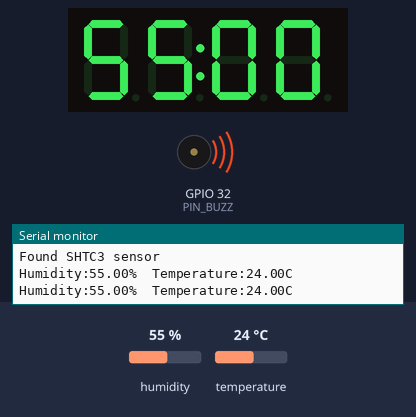
The sketch below on a simulated ESP32. On the bench: 4-digit seven-segment display, buzzer (waves = sounding, pin HIGH), the last lines printed to the serial monitor. The test bench sets the inputs (shaded band); at power-on: temperature 24 °C, humidity 55 %.

Above: at 2.9 s.
3.0 s: temperature set to 16.8 °C
At 4.2 s:
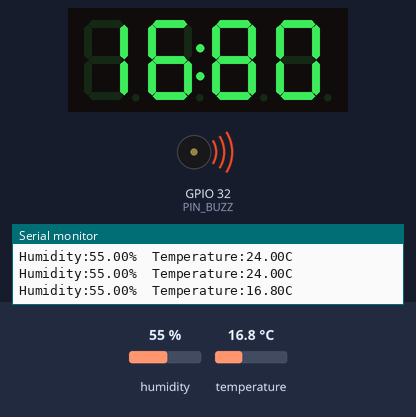
5.9 s: temperature set to 15.5 °C
At 7.6 s:
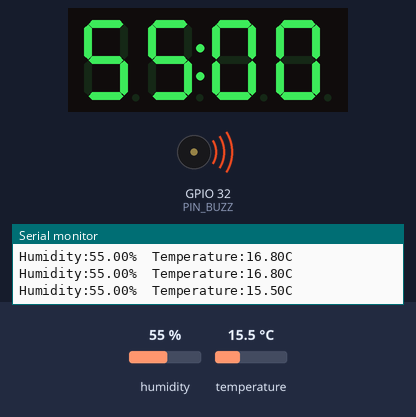
10.3 s: humidity set to 22 %
At 12.1 s:
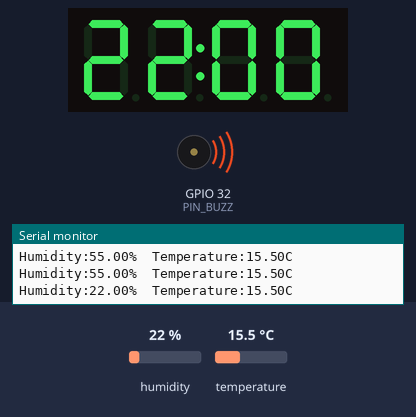
13.0 s: humidity set to 40 %
At 14.2 s:
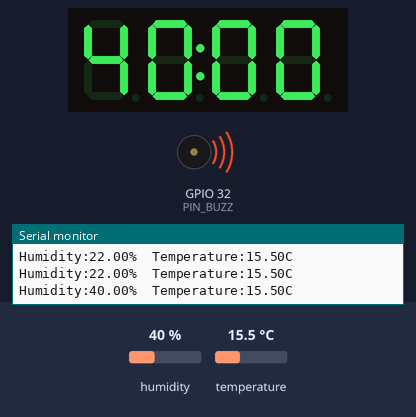
Timing chart, 0 to 16.4 s (numbered marks = the images above; inputs shaded):
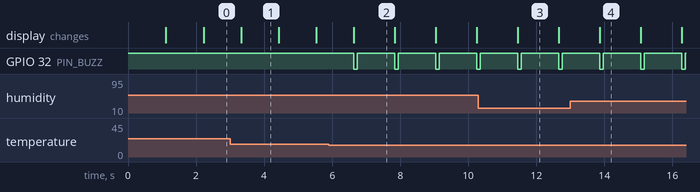

Measured:
- the behaviour switches between 16 and 15.9 °C on temperature (found by bisection; images 1 and 2)
- after the input at 3.0 s, the display: changes after 0.32 s (image 1)
- after the input at 5.9 s, GPIO 32 (PIN_BUZZ): alternates HIGH for 1.1 s and LOW for 0.10 s, starting after 0.74 s
- after the input at 10.3 s, the display: changes after 1.2 s (image 3)
- after the input at 13.0 s, the display: changes after 0.86 s (image 4)
- what the display in image 1 shows lasts 1.1 s, from 3.3 s to 4.4 s
- what the display in image 2 shows lasts 1.2 s, from 6.6 s to 7.8 s

The sketch:

shtc3_7seg-tm1637_buzzer.ino
```cpp
/*
 * 连接方式
 * SHTC3    NodeMcu-32S   NodeMcu-8266  BW16kit-v1.0  TM1637
 * SDA      GPIO21        GPIO04        PA26
 * SCL      GPIO22        GPIO05        PA25
 * +        3.3V          3.3V          3.3V
 *                                      2(PA27)       DIO
 *                                      9(PA15)       CLK
 */

// #include <SparkFun_SHTC3.h>
#include "Adafruit_SHTC3.h"
//#include <jm_LCM2004A_I2C.h>
#include "TM1637.h"

// SHTC3 mySHTC3;
Adafruit_SHTC3 shtc3 = Adafruit_SHTC3();
const int CLK = 17;  //bw16 PA15
const int DIO = 16;  //bw16 PA27
TM1637 tm1637(CLK, DIO);
const int PIN_BUZZ = 32;  //low v trigger buzzer

void setup() {                 //初始化函数，只在程序开始时运行一次
  Serial.begin(115200);        //设置串口波特率
  while (Serial == false) {};  //等待串行连接启动

  // Wire.begin();           //初始化Wire（IIC）库

  pinMode(PIN_BUZZ, OUTPUT);
  digitalWrite(PIN_BUZZ, HIGH);

  tm1637.init();
  tm1637.set(BRIGHT_TYPICAL);  //BRIGHT_TYPICAL = 2,BRIGHT_DARKEST = 0,BRIGHTEST = 7;

  // errorDecoder(mySHTC3.begin());// To start the sensor you must call "begin()", the default settings use Wire (default Arduino I2C port)
  if (!shtc3.begin()) {
    Serial.println("Couldn't find SHTC3");
    while (1) delay(1);
  } else Serial.println("Found SHTC3 sensor");
}

bool isT = true;
bool isNotify = false;

void loop() {
  float RH, T;
  sensors_event_t humidity, temp;
  delay(1000);  //延时1000毫秒

  // SHTC3_Status_TypeDef result = mySHTC3.update();
  shtc3.getEvent(&humidity, &temp);  // populate temp and humidity objects with fresh data
                                     // if(mySHTC3.lastStatus == SHTC3_Status_Nominal)   //判断SHTC3状态是否正常
                                     // {
  // RH = mySHTC3.toPercent();   //读取湿度数据
  // T = mySHTC3.toDegC();       //读取温度数据
  T = temp.temperature;
  RH = humidity.relative_humidity;

  if (T >= 27 || T < 16) isNotify = true;
  else isNotify = false;

  Serial.print("Humidity:");  //向串口打印 Humidity:
  Serial.print(RH);           //向串口打印湿度数据
  Serial.print("%");
  Serial.print("  Temperature:");
  Serial.print(T);  //向串口打印温度数据
  Serial.println("C");
  // }else{
  //   Serial.print("Update failed, error: ");
  //   errorDecoder(mySHTC3.lastStatus); //输出错误原因
  //   Serial.println();
  // }

  if (isT)
    tm1637.displayNum(T, 2);
  else
    tm1637.displayNum(RH, 2);
  isT = !isT;

  if (isNotify) {
    digitalWrite(PIN_BUZZ, LOW);
    delay(100);
    digitalWrite(PIN_BUZZ, HIGH);
  }
}

// void errorDecoder(SHTC3_Status_TypeDef message) // The errorDecoder function prints "SHTC3_Status_TypeDef" resultsin a human-friendly way
// {
//   switch(message)
//   {
//     case SHTC3_Status_Nominal : Serial.print("Nominal"); break;
//     case SHTC3_Status_Error : Serial.print("Error"); break;
//     case SHTC3_Status_CRC_Fail : Serial.print("CRC Fail"); break;
//     case SHTC3_Status_ID_Fail : Serial.print("Check ID Fail"); break;
//     default : Serial.print("Unknown return code"); break;
//   }
//   Serial.println();
// }
```
